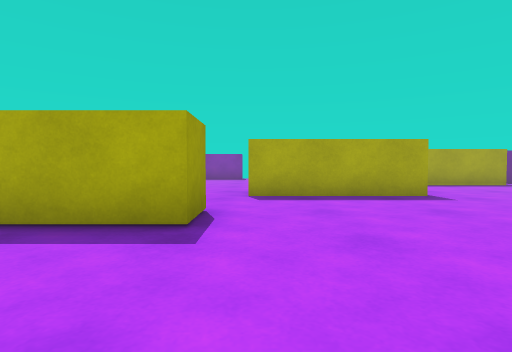
view 1 (above)

13 first-person views from a walk through a 3-D level made in the Unity game engine. The camera is 0.55 m above the floor, tilts 2° down and sees 80° across. The floor is counted in squares, 1 m on a side. Each view is taken from the middle of a square. On the plan, view 1 faces up. The plan holds only what a view shows up to about 9 squares ahead; the rest is blank. The player character is not drawn.

view 2
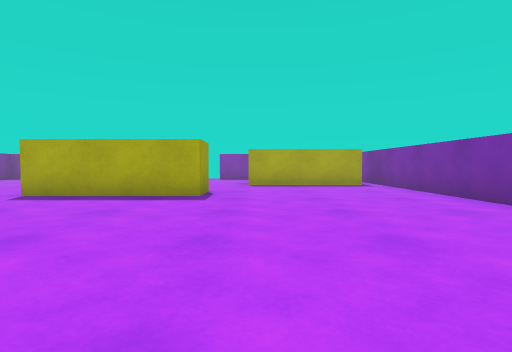

view 3
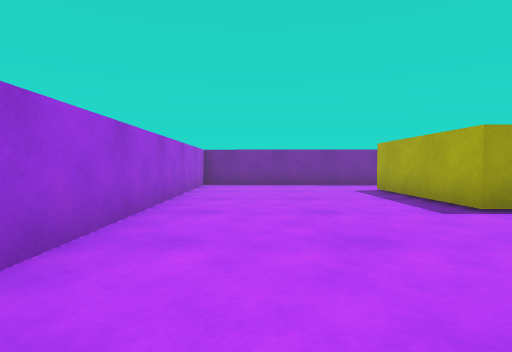

view 4
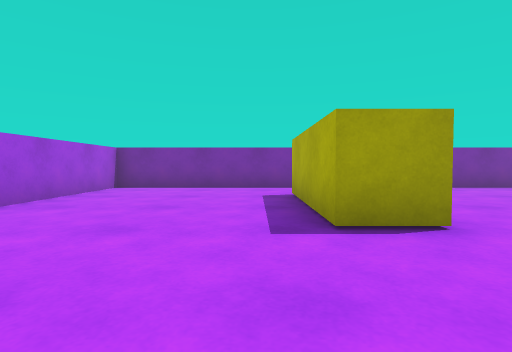

view 5
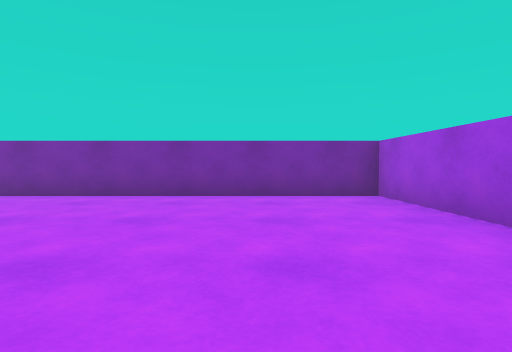

view 6
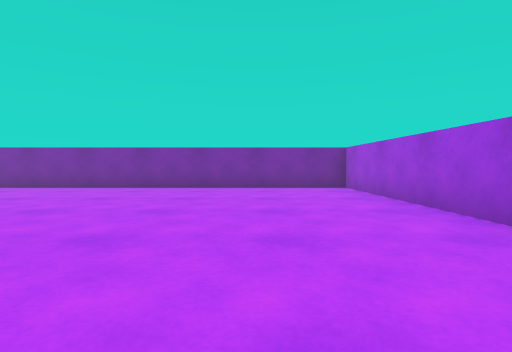

view 7
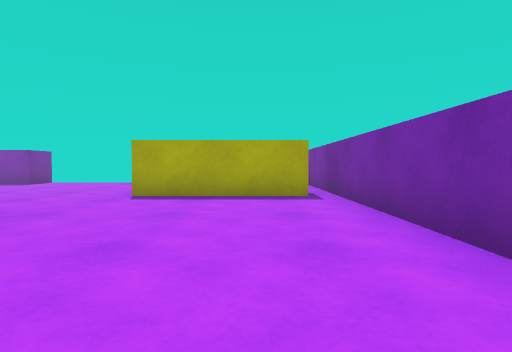

view 8
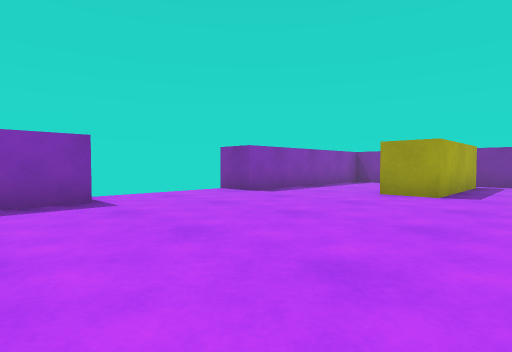

view 9
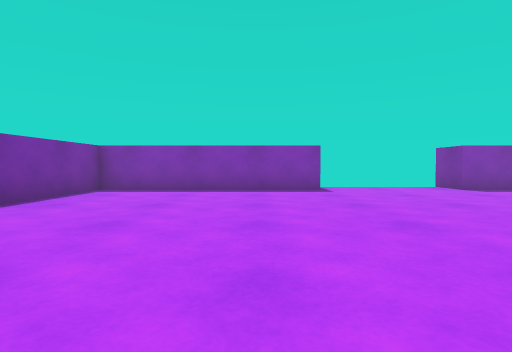

view 10
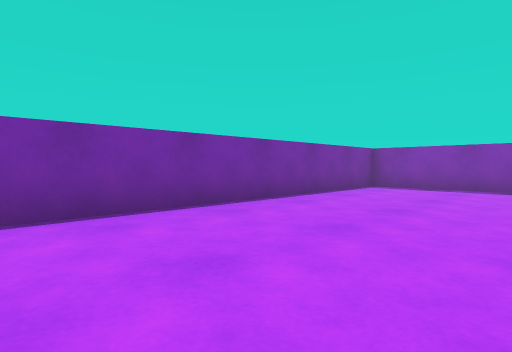

view 11
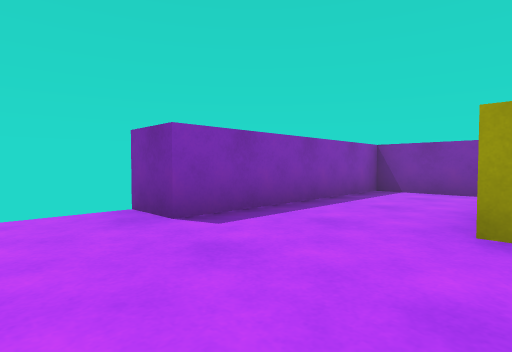

view 12
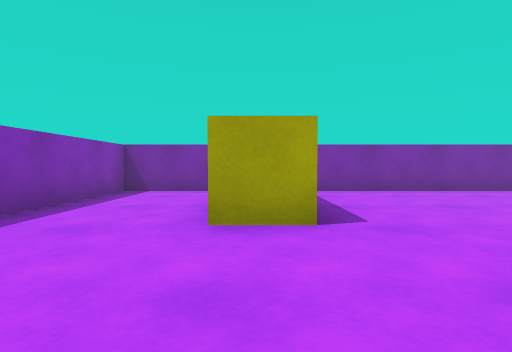

view 13
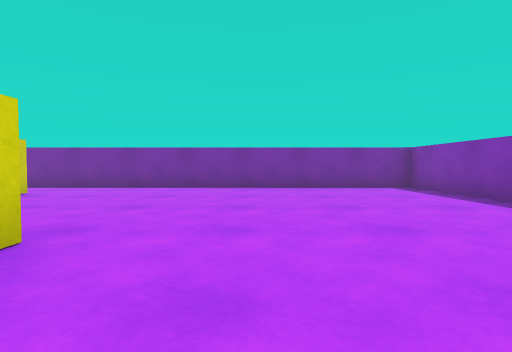

### Floor plan
Ten units are one square. View 1 is at (0, 0); x grows to the right and y downward. Boxes are objects, and circles mark ways between rooms. Rooms are numbered by the first view taken in them; rooms with no view inside come last. Other rooms are left out.
<svg viewBox="-61 -134 141 154">
<path fill="none" stroke="#000" d="M-6 -38 -6 -27 -39 -27M30 -64 30 -53 -1 -53M-56 -24 -56 15 75 12 75 -91M70 -84 38 -84M-5 -118 -55 -118 -56 -24M38 -84 38 -95M75 -91 75 -118 26 -118 26 -129"/>
<circle cx="-45" cy="-30" r="3" fill="#2a7"/>
<circle cx="15" cy="-60" r="3" fill="#2a7"/>
<circle cx="70" cy="-90" r="3" fill="#2a7"/>
<text x="20" y="-20">1</text>
<text x="-10" y="-80">2</text>
</svg>
Room 1 opens to room 2.

Where each view was taken, in squares from view 1:
view 1: 0 up, 0 right, facing up
view 2: 0 up, 4 right, facing up
view 3: 0 up, 3 right, facing left
view 4: 2 up, 2 right, facing left
view 5: 1 up, 2 right, facing right
view 6: 1 up, 0 right, facing right
view 7: 3 up, 6 right, facing up
view 8: 7 up, 2 left, facing up-right
view 9: 5 up, 2 left, facing up
view 10: 4 up, 2 left, facing up-left
view 11: 9 up, 1 right, facing up-right
view 12: 9 up, 1 right, facing right
view 13: 8 up, 2 right, facing left
